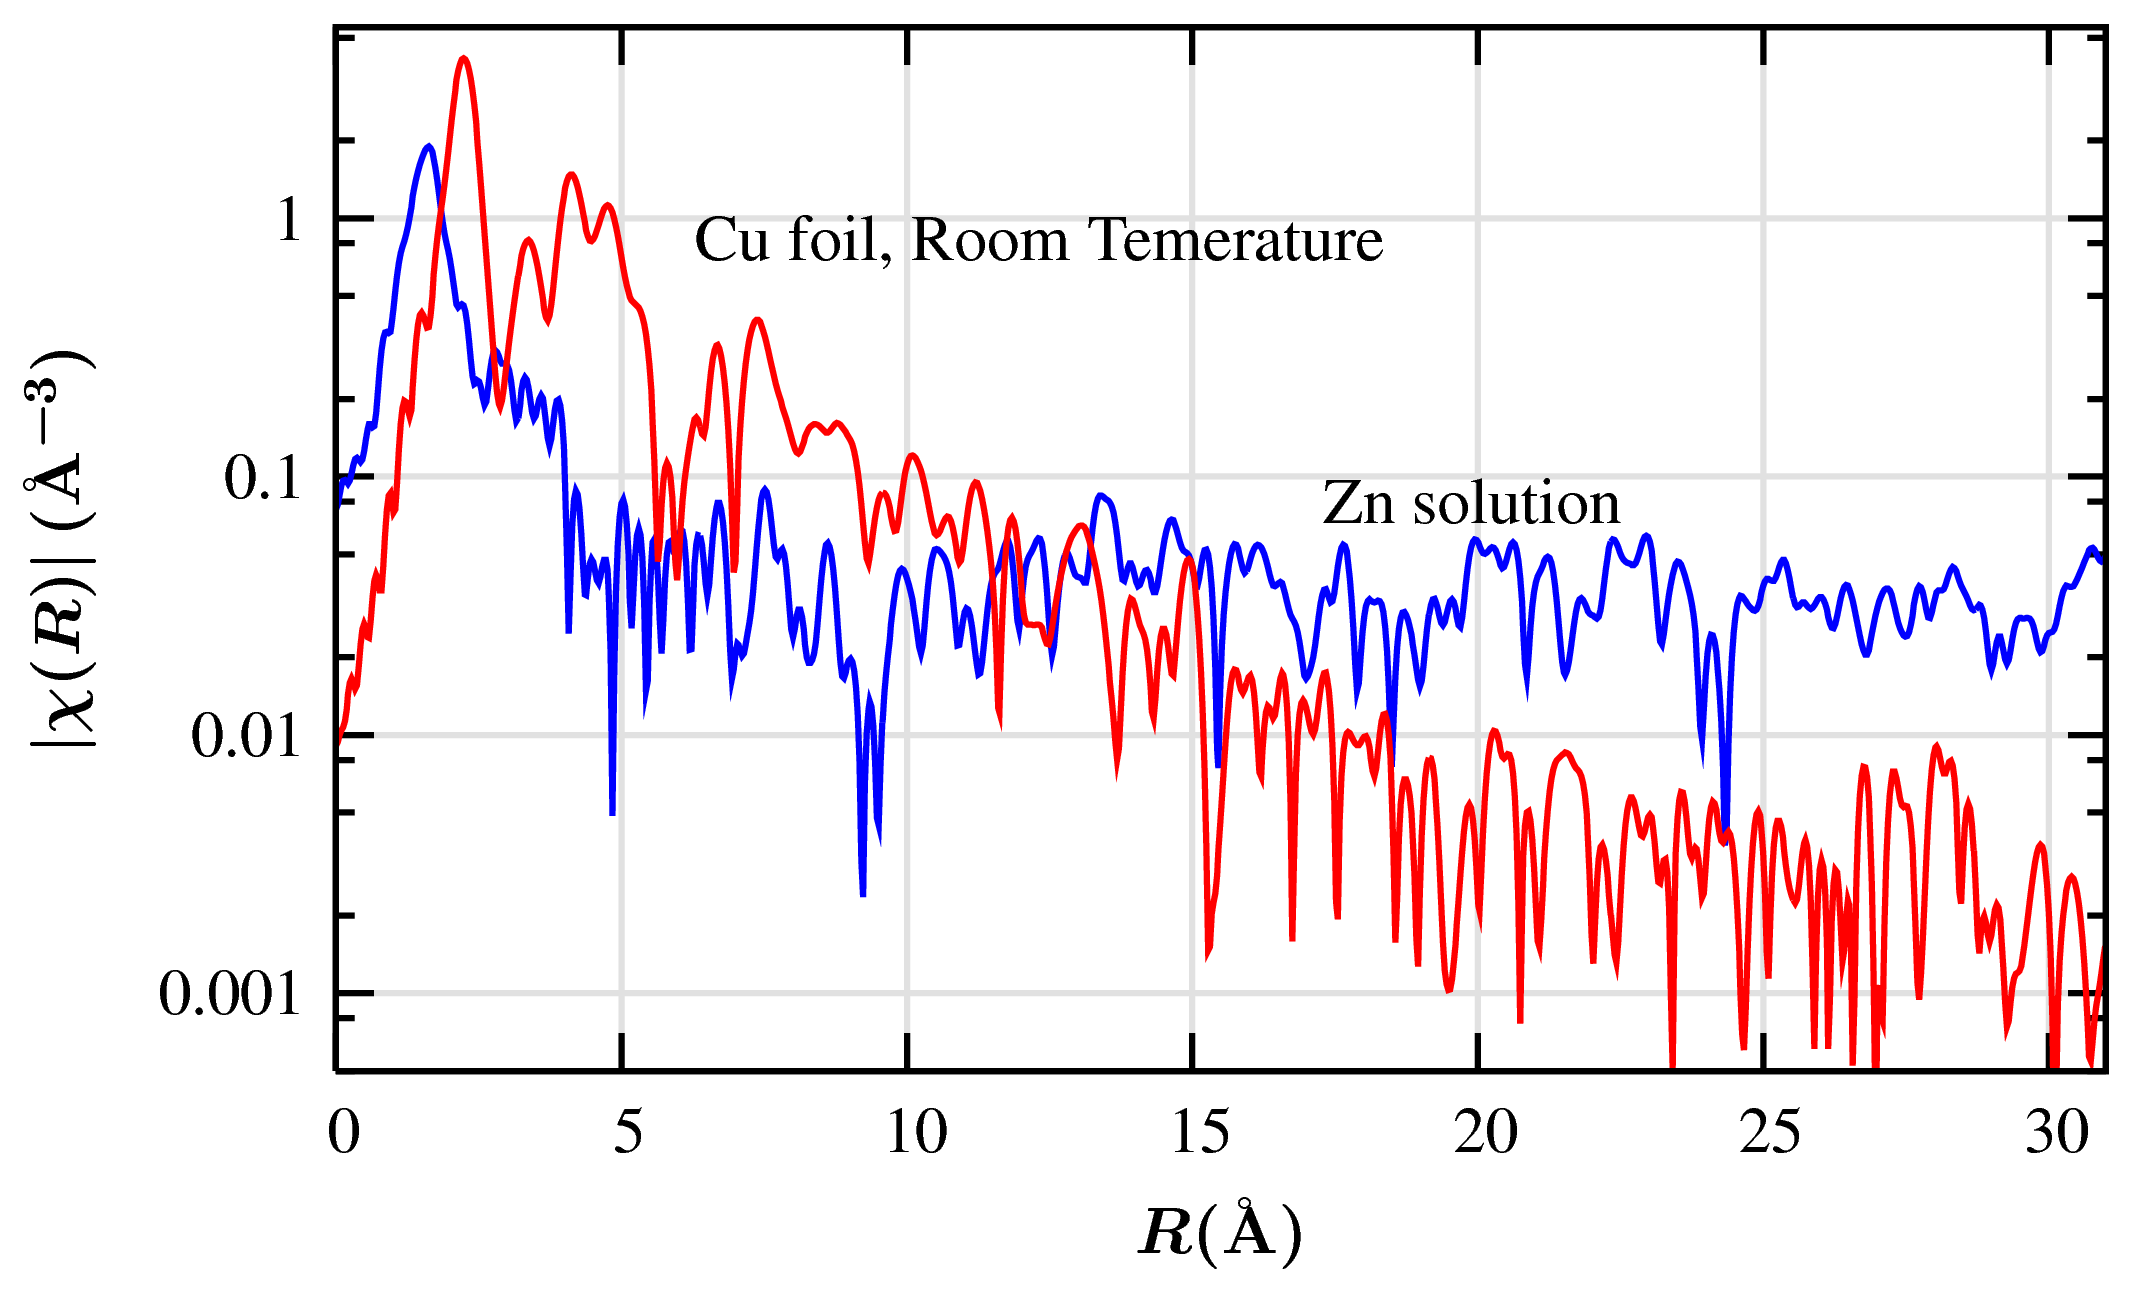

This chart was generated by the following gnuplot code:

load '../base.gp'
set nokey
set ylabel ' $ |{\chi(R)}| \rm\, (\AA^{-3}) $ '  0, 0
set xlabel ' $ R \rm (\AA) $ ' 0, -0.2 
set  format y "%.1g"

set xrange [0:31]
set yrange [0.0005:5.5]

set logscale y 10 

set style line 1 lt 1 lw 2
set style line 2 lt 2 lw 2
set style line 3 lt 3 lw 2
set style line 4 lt 4 lw 2

set label 1 ' Cu foil, Room Temerature' at 6, 0.8

set label 2 ' Zn solution' at 17, 0.08
set noarrow

plot "comp_spectra_r.dat" u 1:2 w  l ls 1 \
 ,   "comp_spectra_r.dat" u 1:3 w  l ls 2 \
## ,   "comp_spectra_r.dat" u 1:4 w  l ls 4 \
